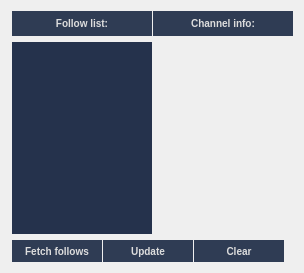
      <widget class="QWidget" name="followstab">
       <property name="sizePolicy">
        <sizepolicy hsizetype="Fixed" vsizetype="Fixed">
         <horstretch>0</horstretch>
         <verstretch>0</verstretch>
        </sizepolicy>
       </property>
       <property name="minimumSize">
        <size>
         <width>200</width>
         <height>50</height>
        </size>
       </property>
       <property name="baseSize">
        <size>
         <width>0</width>
         <height>0</height>
        </size>
       </property>
       <property name="styleSheet">
        <string notr="true">QPushButton {
	border: 0;
	/*background-color:#28385e;*/
	background-color: rgb(47, 60, 84);
	padding: 4px;
	font: bold 10px;
	color: #DDDDDD;
}
QPushButtonn:hover {
	background-color: #516C8D;
	border: 1px solid #304163;
	padding: 4px;
	font: bold 10px;
	color: #DDDDDD;
}
QPushButton:!enabled {
	/*rgb(54, 72, 94)*/
	background-color:rgb(61, 63, 94);
	border: 1px solid #304163;
	padding: 4px;
	font: bold 10px;
	color: #DDDDDD;
}</string>
       </property>
       <attribute name="title">
        <string>Follows</string>
       </attribute>
       <attribute name="whatsThis">
        <string>Followed channels.</string>
       </attribute>
       <layout class="QVBoxLayout" name="verticalLayout">
        <property name="sizeConstraint">
         <enum>QLayout::SetDefaultConstraint</enum>
        </property>
        <item>
         <widget class="QWidget" name="grid_widget_top" native="true">
          <property name="sizePolicy">
           <sizepolicy hsizetype="Fixed" vsizetype="Fixed">
            <horstretch>0</horstretch>
            <verstretch>0</verstretch>
           </sizepolicy>
          </property>
          <property name="minimumSize">
           <size>
            <width>282</width>
            <height>25</height>
           </size>
          </property>
          <property name="maximumSize">
           <size>
            <width>282</width>
            <height>25</height>
           </size>
          </property>
          <property name="styleSheet">
           <string notr="true">QLabel {
	border: 0;
	background-color:rgb(47, 60, 84);
	padding: 6px;
	font: bold 10px;
	color: #DDDDDD;
}</string>
          </property>
          <layout class="QGridLayout" name="gridLayout_3">
           <property name="sizeConstraint">
            <enum>QLayout::SetMinAndMaxSize</enum>
           </property>
           <property name="leftMargin">
            <number>1</number>
           </property>
           <property name="topMargin">
            <number>0</number>
           </property>
           <property name="rightMargin">
            <number>0</number>
           </property>
           <property name="bottomMargin">
            <number>0</number>
           </property>
           <property name="horizontalSpacing">
            <number>1</number>
           </property>
           <property name="verticalSpacing">
            <number>0</number>
           </property>
           <item row="0" column="0">
            <widget class="QLabel" name="follow_label_top">
             <property name="sizePolicy">
              <sizepolicy hsizetype="Fixed" vsizetype="Fixed">
               <horstretch>0</horstretch>
               <verstretch>0</verstretch>
              </sizepolicy>
             </property>
             <property name="minimumSize">
              <size>
               <width>0</width>
               <height>25</height>
              </size>
             </property>
             <property name="maximumSize">
              <size>
               <width>140</width>
               <height>25</height>
              </size>
             </property>
             <property name="styleSheet">
              <string notr="true"/>
             </property>
             <property name="text">
              <string>Follow list:</string>
             </property>
             <property name="alignment">
              <set>Qt::AlignCenter</set>
             </property>
            </widget>
           </item>
           <item row="0" column="1">
            <widget class="QLabel" name="stacked_label_top">
             <property name="sizePolicy">
              <sizepolicy hsizetype="Fixed" vsizetype="Fixed">
               <horstretch>0</horstretch>
               <verstretch>0</verstretch>
              </sizepolicy>
             </property>
             <property name="minimumSize">
              <size>
               <width>57</width>
               <height>25</height>
              </size>
             </property>
             <property name="maximumSize">
              <size>
               <width>140</width>
               <height>25</height>
              </size>
             </property>
             <property name="styleSheet">
              <string notr="true"/>
             </property>
             <property name="text">
              <string>Channel info:</string>
             </property>
             <property name="alignment">
              <set>Qt::AlignCenter</set>
             </property>
            </widget>
           </item>
          </layout>
         </widget>
        </item>
        <item>
         <layout class="QHBoxLayout" name="horiz_follow_list" stretch="0,0">
          <property name="spacing">
           <number>0</number>
          </property>
          <property name="leftMargin">
           <number>1</number>
          </property>
          <property name="rightMargin">
           <number>0</number>
          </property>
          <item>
           <widget class="QListWidget" name="follow_list">
            <property name="sizePolicy">
             <sizepolicy hsizetype="Minimum" vsizetype="MinimumExpanding">
              <horstretch>0</horstretch>
              <verstretch>0</verstretch>
             </sizepolicy>
            </property>
            <property name="minimumSize">
             <size>
              <width>140</width>
              <height>0</height>
             </size>
            </property>
            <property name="maximumSize">
             <size>
              <width>140</width>
              <height>16777215</height>
             </size>
            </property>
            <property name="styleSheet">
             <string notr="true">QListWidget {
	show-decoration-selected: 1;
	background-color: #25324c;
	/*background-color: #516C8D;*/
	border: 0;
	
}
/*
QLabel:hover {
	background-color: #516C8D;
	border: 1px dashed #304163;
}
*/
QListWidget::item {
	margin: 0px;
	/*margin-bottom: 1px;*/
}

QListWidget::item:hover {
    /*background-color: #dddddd;*/
	border: 1px dashed #dddddd;
}

QListWidget::item:selected {
	border: 1px solid #dddddd;
}
</string>
            </property>
            <property name="frameShape">
             <enum>QFrame::StyledPanel</enum>
            </property>
            <property name="frameShadow">
             <enum>QFrame::Plain</enum>
            </property>
            <property name="selectionRectVisible">
             <bool>true</bool>
            </property>
           </widget>
          </item>
          <item>
           <widget class="QStackedWidget" name="follows_stacked_widget">
            <property name="sizePolicy">
             <sizepolicy hsizetype="Expanding" vsizetype="Expanding">
              <horstretch>0</horstretch>
              <verstretch>0</verstretch>
             </sizepolicy>
            </property>
            <property name="styleSheet">
             <string notr="true">QLabel {
	background-color: #2f3c54;
	margin-bottom: 1px;
	margin-left: 1px;
	color: #DDDDDD;
	border: 0;
	font: bold 10px;
}</string>
            </property>
           </widget>
          </item>
         </layout>
        </item>
        <item>
         <widget class="QWidget" name="grid_widget_bottom" native="true">
          <property name="sizePolicy">
           <sizepolicy hsizetype="Fixed" vsizetype="Fixed">
            <horstretch>0</horstretch>
            <verstretch>0</verstretch>
           </sizepolicy>
          </property>
          <property name="minimumSize">
           <size>
            <width>0</width>
            <height>22</height>
           </size>
          </property>
          <property name="maximumSize">
           <size>
            <width>16777215</width>
            <height>22</height>
           </size>
          </property>
          <layout class="QGridLayout" name="gridLayout_6">
           <property name="sizeConstraint">
            <enum>QLayout::SetMinAndMaxSize</enum>
           </property>
           <property name="leftMargin">
            <number>1</number>
           </property>
           <property name="topMargin">
            <number>0</number>
           </property>
           <property name="rightMargin">
            <number>0</number>
           </property>
           <property name="bottomMargin">
            <number>0</number>
           </property>
           <property name="horizontalSpacing">
            <number>1</number>
           </property>
           <property name="verticalSpacing">
            <number>0</number>
           </property>
           <item row="1" column="3">
            <widget class="QPushButton" name="clear_follows">
             <property name="sizePolicy">
              <sizepolicy hsizetype="Fixed" vsizetype="Fixed">
               <horstretch>0</horstretch>
               <verstretch>0</verstretch>
              </sizepolicy>
             </property>
             <property name="minimumSize">
              <size>
               <width>90</width>
               <height>22</height>
              </size>
             </property>
             <property name="maximumSize">
              <size>
               <width>90</width>
               <height>22</height>
              </size>
             </property>
             <property name="text">
              <string>Clear</string>
             </property>
            </widget>
           </item>
           <item row="1" column="1">
            <widget class="QPushButton" name="update_follows">
             <property name="sizePolicy">
              <sizepolicy hsizetype="Fixed" vsizetype="Fixed">
               <horstretch>0</horstretch>
               <verstretch>0</verstretch>
              </sizepolicy>
             </property>
             <property name="minimumSize">
              <size>
               <width>90</width>
               <height>22</height>
              </size>
             </property>
             <property name="maximumSize">
              <size>
               <width>90</width>
               <height>22</height>
              </size>
             </property>
             <property name="font">
              <font>
               <pointsize>-1</pointsize>
               <weight>75</weight>
               <italic>false</italic>
               <bold>true</bold>
              </font>
             </property>
             <property name="text">
              <string>Update</string>
             </property>
            </widget>
           </item>
           <item row="1" column="0">
            <widget class="QPushButton" name="fetch_follows">
             <property name="sizePolicy">
              <sizepolicy hsizetype="Fixed" vsizetype="Fixed">
               <horstretch>0</horstretch>
               <verstretch>0</verstretch>
              </sizepolicy>
             </property>
             <property name="minimumSize">
              <size>
               <width>90</width>
               <height>22</height>
              </size>
             </property>
             <property name="maximumSize">
              <size>
               <width>90</width>
               <height>22</height>
              </size>
             </property>
             <property name="text">
              <string>Fetch follows</string>
             </property>
            </widget>
           </item>
          </layout>
         </widget>
        </item>
       </layout>
      </widget>
